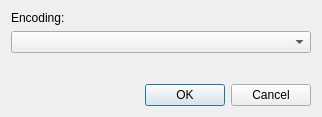
<?xml version="1.0" encoding="UTF-8"?>
<ui version="4.0">
 <class>frmEncodingChooser</class>
 <widget class="QDialog" name="frmEncodingChooser">
  <property name="windowModality">
   <enum>Qt::WindowModal</enum>
  </property>
  <property name="geometry">
   <rect>
    <x>0</x>
    <y>0</y>
    <width>318</width>
    <height>117</height>
   </rect>
  </property>
  <property name="windowTitle">
   <string>Encoding</string>
  </property>
  <property name="windowIcon">
   <iconset resource="resources.qrc">
    <normaloff>:/icons/notepadng/scalable/notepadng.svg</normaloff>:/icons/notepadng/scalable/notepadng.svg</iconset>
  </property>
  <property name="modal">
   <bool>true</bool>
  </property>
  <layout class="QVBoxLayout" name="verticalLayout">
   <item>
    <widget class="QLabel" name="label">
     <property name="text">
      <string>Encoding:</string>
     </property>
    </widget>
   </item>
   <item>
    <widget class="QComboBox" name="cmbEncodings">
     <property name="sizePolicy">
      <sizepolicy hsizetype="MinimumExpanding" vsizetype="Fixed">
       <horstretch>0</horstretch>
       <verstretch>0</verstretch>
      </sizepolicy>
     </property>
     <property name="minimumSize">
      <size>
       <width>300</width>
       <height>0</height>
      </size>
     </property>
    </widget>
   </item>
   <item>
    <spacer name="verticalSpacer">
     <property name="orientation">
      <enum>Qt::Vertical</enum>
     </property>
     <property name="sizeType">
      <enum>QSizePolicy::MinimumExpanding</enum>
     </property>
     <property name="sizeHint" stdset="0">
      <size>
       <width>20</width>
       <height>10</height>
      </size>
     </property>
    </spacer>
   </item>
   <item>
    <widget class="QDialogButtonBox" name="buttonBox">
     <property name="standardButtons">
      <set>QDialogButtonBox::Cancel|QDialogButtonBox::Ok</set>
     </property>
    </widget>
   </item>
  </layout>
 </widget>
 <resources>
  <include location="resources.qrc"/>
 </resources>
 <connections/>
</ui>
